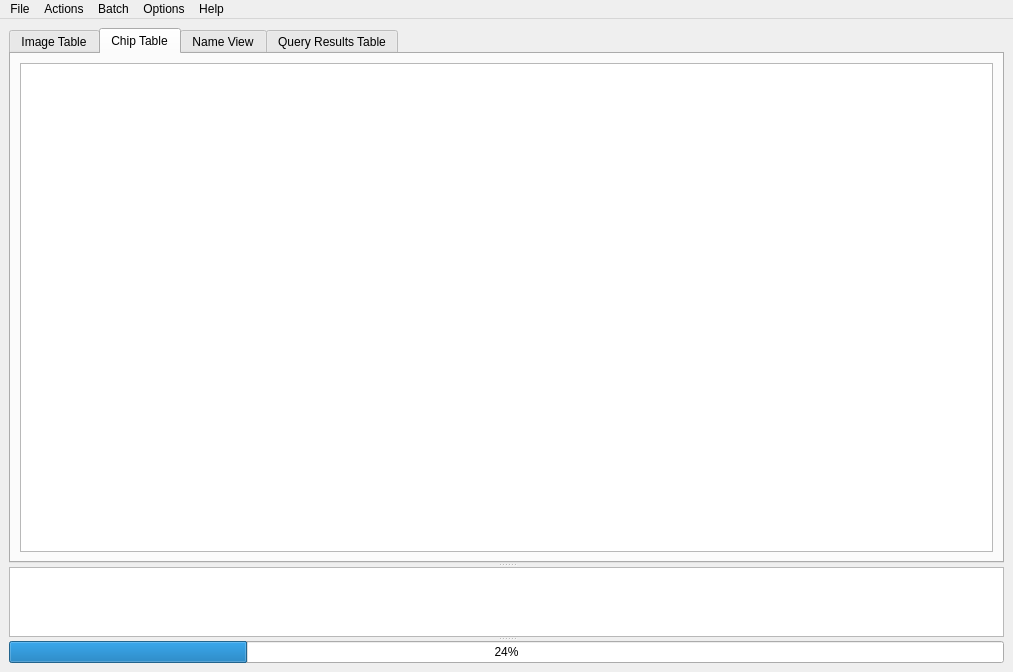
<?xml version="1.0" encoding="UTF-8"?>
<ui version="4.0">
 <class>mainSkel</class>
 <widget class="QMainWindow" name="mainSkel">
  <property name="geometry">
   <rect>
    <x>0</x>
    <y>0</y>
    <width>1013</width>
    <height>672</height>
   </rect>
  </property>
  <property name="windowTitle">
   <string>HotSpotter</string>
  </property>
  <widget class="QWidget" name="centralwidget">
   <layout class="QVBoxLayout" name="verticalLayout">
    <item>
     <widget class="QSplitter" name="splitter">
      <property name="orientation">
       <enum>Qt::Vertical</enum>
      </property>
      <widget class="QTabWidget" name="tablesTabWidget">
       <property name="sizePolicy">
        <sizepolicy hsizetype="Expanding" vsizetype="Expanding">
         <horstretch>0</horstretch>
         <verstretch>10</verstretch>
        </sizepolicy>
       </property>
       <property name="minimumSize">
        <size>
         <width>0</width>
         <height>0</height>
        </size>
       </property>
       <property name="currentIndex">
        <number>1</number>
       </property>
       <widget class="QWidget" name="image_view">
        <property name="minimumSize">
         <size>
          <width>445</width>
          <height>0</height>
         </size>
        </property>
        <attribute name="title">
         <string>Image Table</string>
        </attribute>
        <layout class="QGridLayout" name="gridLayout_3">
         <item row="0" column="0">
          <layout class="QVBoxLayout" name="verticalLayout_2">
           <item>
            <widget class="QTableWidget" name="gxs_TBL">
             <property name="sortingEnabled">
              <bool>true</bool>
             </property>
            </widget>
           </item>
          </layout>
         </item>
        </layout>
       </widget>
       <widget class="QWidget" name="chip_view">
        <attribute name="title">
         <string>Chip Table</string>
        </attribute>
        <layout class="QGridLayout" name="gridLayout_4">
         <item row="0" column="0">
          <layout class="QVBoxLayout" name="verticalLayout_3">
           <item>
            <widget class="QTableWidget" name="cxs_TBL">
             <property name="sizePolicy">
              <sizepolicy hsizetype="Expanding" vsizetype="Expanding">
               <horstretch>0</horstretch>
               <verstretch>0</verstretch>
              </sizepolicy>
             </property>
             <property name="sortingEnabled">
              <bool>true</bool>
             </property>
            </widget>
           </item>
          </layout>
         </item>
        </layout>
       </widget>
       <widget class="QWidget" name="name_view">
        <attribute name="title">
         <string>Name View</string>
        </attribute>
        <layout class="QGridLayout" name="gridLayout">
         <item row="0" column="0">
          <widget class="QTableWidget" name="nxs_TBL"/>
         </item>
        </layout>
       </widget>
       <widget class="QWidget" name="result_view">
        <attribute name="title">
         <string>Query Results Table</string>
        </attribute>
        <layout class="QVBoxLayout" name="verticalLayout_5">
         <item>
          <layout class="QVBoxLayout" name="verticalLayout_4">
           <item>
            <widget class="QTableWidget" name="res_TBL">
             <property name="selectionMode">
              <enum>QAbstractItemView::ExtendedSelection</enum>
             </property>
             <property name="textElideMode">
              <enum>Qt::ElideLeft</enum>
             </property>
             <property name="sortingEnabled">
              <bool>true</bool>
             </property>
            </widget>
           </item>
          </layout>
         </item>
        </layout>
       </widget>
      </widget>
      <widget class="QTextEdit" name="outputEdit">
       <property name="sizePolicy">
        <sizepolicy hsizetype="Expanding" vsizetype="Expanding">
         <horstretch>0</horstretch>
         <verstretch>1</verstretch>
        </sizepolicy>
       </property>
       <property name="acceptRichText">
        <bool>false</bool>
       </property>
      </widget>
      <widget class="QProgressBar" name="progressBar">
       <property name="sizePolicy">
        <sizepolicy hsizetype="Expanding" vsizetype="Fixed">
         <horstretch>0</horstretch>
         <verstretch>1</verstretch>
        </sizepolicy>
       </property>
       <property name="value">
        <number>24</number>
       </property>
      </widget>
     </widget>
    </item>
   </layout>
  </widget>
  <widget class="QMenuBar" name="menubar">
   <property name="geometry">
    <rect>
     <x>0</x>
     <y>0</y>
     <width>1013</width>
     <height>25</height>
    </rect>
   </property>
   <widget class="QMenu" name="menuFile">
    <property name="title">
     <string>File</string>
    </property>
    <addaction name="actionNew_Database"/>
    <addaction name="actionOpen_Database"/>
    <addaction name="separator"/>
    <addaction name="actionSave_Database"/>
    <addaction name="separator"/>
    <addaction name="actionImport_Img_file"/>
    <addaction name="actionImport_Img_dir"/>
    <addaction name="separator"/>
    <addaction name="actionQuit"/>
   </widget>
   <widget class="QMenu" name="menuOptions">
    <property name="title">
     <string>Options</string>
    </property>
    <addaction name="actionLayout_Figures"/>
    <addaction name="separator"/>
    <addaction name="actionPreferences"/>
   </widget>
   <widget class="QMenu" name="menuHelp">
    <property name="title">
     <string>Help</string>
    </property>
    <addaction name="actionAbout"/>
    <addaction name="actionView_Docs"/>
    <addaction name="separator"/>
    <addaction name="actionView_DBDir"/>
    <addaction name="actionView_Computed_Dir"/>
    <addaction name="actionView_Global_Dir"/>
    <addaction name="separator"/>
    <addaction name="actionWriteLogs"/>
    <addaction name="separator"/>
    <addaction name="actionDelete_Precomputed_Results"/>
    <addaction name="actionDelete_computed_directory"/>
    <addaction name="actionDelete_global_preferences"/>
    <addaction name="separator"/>
    <addaction name="actionDev_Mode_IPython"/>
    <addaction name="actionDeveloper_Reload"/>
   </widget>
   <widget class="QMenu" name="menuActions">
    <property name="title">
     <string>Actions</string>
    </property>
    <addaction name="actionAdd_Chip"/>
    <addaction name="actionNew_Chip_Property"/>
    <addaction name="separator"/>
    <addaction name="actionQuery"/>
    <addaction name="separator"/>
    <addaction name="actionReselect_ROI"/>
    <addaction name="actionReselect_Ori"/>
    <addaction name="separator"/>
    <addaction name="actionNext"/>
    <addaction name="separator"/>
    <addaction name="actionDelete_Chip"/>
   </widget>
   <widget class="QMenu" name="menuBatch">
    <property name="title">
     <string>Batch</string>
    </property>
    <addaction name="actionPrecomputeChipsFeatures"/>
    <addaction name="actionPrecompute_Queries"/>
    <addaction name="separator"/>
    <addaction name="actionScale_all_ROIS"/>
    <addaction name="separator"/>
    <addaction name="actionConvert_all_images_into_chips"/>
   </widget>
   <addaction name="menuFile"/>
   <addaction name="menuActions"/>
   <addaction name="menuBatch"/>
   <addaction name="menuOptions"/>
   <addaction name="menuHelp"/>
  </widget>
  <action name="actionOpen_Database">
   <property name="text">
    <string>Open Database</string>
   </property>
   <property name="toolTip">
    <string>Opens a different database directory. </string>
   </property>
   <property name="shortcut">
    <string>Ctrl+O</string>
   </property>
   <property name="shortcutContext">
    <enum>Qt::ApplicationShortcut</enum>
   </property>
  </action>
  <action name="actionSave_Database">
   <property name="text">
    <string>Save Database</string>
   </property>
   <property name="iconText">
    <string>Save Database</string>
   </property>
   <property name="toolTip">
    <string>Saves the added images / chip properties / and changed names to the database csv tables.</string>
   </property>
   <property name="shortcut">
    <string>Ctrl+S</string>
   </property>
   <property name="shortcutContext">
    <enum>Qt::ApplicationShortcut</enum>
   </property>
  </action>
  <action name="actionImport_Img_file">
   <property name="text">
    <string>Import Images (select file(s))</string>
   </property>
   <property name="shortcut">
    <string>Ctrl+I</string>
   </property>
   <property name="shortcutContext">
    <enum>Qt::ApplicationShortcut</enum>
   </property>
  </action>
  <action name="actionOpen_Data_Directory">
   <property name="text">
    <string>View Data Directory</string>
   </property>
  </action>
  <action name="actionOpen_Source_Directory">
   <property name="text">
    <string>View Source Directory</string>
   </property>
  </action>
  <action name="actionTogEll">
   <property name="enabled">
    <bool>true</bool>
   </property>
   <property name="text">
    <string>Toggle Ellipses</string>
   </property>
   <property name="shortcut">
    <string>E</string>
   </property>
  </action>
  <action name="actionUndockDisplay">
   <property name="text">
    <string>Undock Display</string>
   </property>
  </action>
  <action name="actionTogPlt">
   <property name="text">
    <string>Toggle PlotWidget</string>
   </property>
  </action>
  <action name="actionHelpCMD">
   <property name="text">
    <string>Command Line Help</string>
   </property>
  </action>
  <action name="actionHelpGUI">
   <property name="text">
    <string>GUI Help</string>
   </property>
  </action>
  <action name="actionAbout">
   <property name="enabled">
    <bool>false</bool>
   </property>
   <property name="text">
    <string>About</string>
   </property>
   <property name="shortcutContext">
    <enum>Qt::ApplicationShortcut</enum>
   </property>
  </action>
  <action name="actionHelpWorkflow">
   <property name="text">
    <string>Workflow Help</string>
   </property>
  </action>
  <action name="actionTogPts">
   <property name="text">
    <string>Toggle Points</string>
   </property>
   <property name="shortcut">
    <string>P</string>
   </property>
  </action>
  <action name="actionAdd_Chip">
   <property name="text">
    <string>Add Chip</string>
   </property>
   <property name="toolTip">
    <string>When adding a chip, you select an ROI in Image View. The ROI defines a new chip and it is added (but not saved) to the database.</string>
   </property>
   <property name="shortcut">
    <string>A</string>
   </property>
   <property name="shortcutContext">
    <enum>Qt::ApplicationShortcut</enum>
   </property>
  </action>
  <action name="actionReselect_ROI">
   <property name="text">
    <string>Reselect ROI</string>
   </property>
   <property name="toolTip">
    <string>Changes the ROI of a chip. Previously associated results and chip data are removed and recomputed. </string>
   </property>
   <property name="shortcut">
    <string>R</string>
   </property>
   <property name="shortcutContext">
    <enum>Qt::ApplicationShortcut</enum>
   </property>
  </action>
  <action name="actionNext">
   <property name="text">
    <string>Select Next</string>
   </property>
   <property name="toolTip">
    <string>Selects the next image or chip in the database. </string>
   </property>
   <property name="shortcut">
    <string>N</string>
   </property>
   <property name="shortcutContext">
    <enum>Qt::ApplicationShortcut</enum>
   </property>
  </action>
  <action name="actionDelete_Chip">
   <property name="text">
    <string>Delete Chip</string>
   </property>
   <property name="toolTip">
    <string>Removes a chip from the database. </string>
   </property>
   <property name="shortcut">
    <string>Ctrl+Del</string>
   </property>
   <property name="shortcutContext">
    <enum>Qt::ApplicationShortcut</enum>
   </property>
  </action>
  <action name="actionQuery">
   <property name="enabled">
    <bool>true</bool>
   </property>
   <property name="text">
    <string>Query</string>
   </property>
   <property name="toolTip">
    <string>Issues the currently selected chip as a query. The result table is then populated.</string>
   </property>
   <property name="shortcut">
    <string>Q</string>
   </property>
   <property name="shortcutContext">
    <enum>Qt::ApplicationShortcut</enum>
   </property>
  </action>
  <action name="actionPrev">
   <property name="text">
    <string>Prev</string>
   </property>
  </action>
  <action name="actionWriteLogs">
   <property name="enabled">
    <bool>false</bool>
   </property>
   <property name="text">
    <string>Write Logs</string>
   </property>
   <property name="shortcutContext">
    <enum>Qt::ApplicationShortcut</enum>
   </property>
  </action>
  <action name="actionOpen_Internal_Directory">
   <property name="text">
    <string>View Internal Directory</string>
   </property>
  </action>
  <action name="actionPreferences">
   <property name="text">
    <string>Edit Preferences</string>
   </property>
   <property name="toolTip">
    <string>Changes algorithm parameters and program behavior.</string>
   </property>
   <property name="shortcut">
    <string>Ctrl+P</string>
   </property>
   <property name="shortcutContext">
    <enum>Qt::ApplicationShortcut</enum>
   </property>
  </action>
  <action name="actionQuit">
   <property name="text">
    <string>Quit</string>
   </property>
   <property name="toolTip">
    <string>Exits the program</string>
   </property>
   <property name="shortcutContext">
    <enum>Qt::ApplicationShortcut</enum>
   </property>
  </action>
  <action name="actionConvertImage2Chip">
   <property name="enabled">
    <bool>true</bool>
   </property>
   <property name="text">
    <string>Convert All Images to Chips</string>
   </property>
  </action>
  <action name="actionBatch_Change_Name">
   <property name="text">
    <string>Batch Change Name</string>
   </property>
  </action>
  <action name="actionReselect_Ori">
   <property name="text">
    <string>Reselect Orientation</string>
   </property>
   <property name="toolTip">
    <string>Changes the orientation of a chip. Previously associated results and chip data are removed and recomputed. </string>
   </property>
   <property name="shortcut">
    <string>O</string>
   </property>
   <property name="shortcutContext">
    <enum>Qt::ApplicationShortcut</enum>
   </property>
  </action>
  <action name="actionAdd_Metadata_Property">
   <property name="text">
    <string>Add Chip Property</string>
   </property>
  </action>
  <action name="actionAutoassign">
   <property name="text">
    <string>Assign Matches Above Threshold</string>
   </property>
  </action>
  <action name="actionRankErrorExpt">
   <property name="text">
    <string>Rank Error Experiment</string>
   </property>
  </action>
  <action name="actionName_Consistency_Experiment">
   <property name="text">
    <string>Name Consistency</string>
   </property>
  </action>
  <action name="actionIncrease_ROI_Size">
   <property name="text">
    <string>Increase all ROI Sizes</string>
   </property>
  </action>
  <action name="actionView_Docs">
   <property name="enabled">
    <bool>false</bool>
   </property>
   <property name="text">
    <string>View Documentation</string>
   </property>
   <property name="shortcutContext">
    <enum>Qt::ApplicationShortcut</enum>
   </property>
  </action>
  <action name="actionAutoassign_2">
   <property name="text">
    <string>Auto-Assign Matches</string>
   </property>
  </action>
  <action name="actionNew_Database">
   <property name="text">
    <string>New Database</string>
   </property>
   <property name="toolTip">
    <string>Create a new folder to use as a database. </string>
   </property>
   <property name="shortcut">
    <string>Ctrl+N</string>
   </property>
   <property name="shortcutContext">
    <enum>Qt::ApplicationShortcut</enum>
   </property>
  </action>
  <action name="actionImport_Img_dir">
   <property name="text">
    <string>Import Images (select directory)</string>
   </property>
   <property name="shortcutContext">
    <enum>Qt::ApplicationShortcut</enum>
   </property>
  </action>
  <action name="actionPrecompute_Queries">
   <property name="text">
    <string>Precompute Queries</string>
   </property>
   <property name="toolTip">
    <string>This might take anywhere from a coffee break to an overnight  procedure depending on how many ROIs you've made. It queries each chip and saves the result which allows multiple queries to be rapidly inspected later. </string>
   </property>
   <property name="shortcutContext">
    <enum>Qt::ApplicationShortcut</enum>
   </property>
  </action>
  <action name="actionPrecomputeChipsFeatures">
   <property name="text">
    <string>Precompute Chips/Features</string>
   </property>
   <property name="toolTip">
    <string>Extracts all chips from images, and computes features. This loads the data into memory and reduces waiting time between selecting chips and images.</string>
   </property>
   <property name="shortcut">
    <string>Ctrl+Return</string>
   </property>
   <property name="shortcutContext">
    <enum>Qt::ApplicationShortcut</enum>
   </property>
  </action>
  <action name="actionView_DBDir">
   <property name="text">
    <string>View Database Dir</string>
   </property>
   <property name="toolTip">
    <string>Opens the database folder in your operating system's native file browser (explorer/finder/nautilus)</string>
   </property>
   <property name="shortcutContext">
    <enum>Qt::ApplicationShortcut</enum>
   </property>
  </action>
  <action name="actionScale_all_ROIS">
   <property name="enabled">
    <bool>false</bool>
   </property>
   <property name="text">
    <string>Scale all ROIs</string>
   </property>
   <property name="toolTip">
    <string>Changes the size of every ROI in the database. </string>
   </property>
   <property name="shortcutContext">
    <enum>Qt::ApplicationShortcut</enum>
   </property>
  </action>
  <action name="actionConvert_all_images_into_chips">
   <property name="enabled">
    <bool>false</bool>
   </property>
   <property name="text">
    <string>Convert all images into chips</string>
   </property>
   <property name="toolTip">
    <string>Every image without a chip has an ROI added to it spanning the entire image.</string>
   </property>
   <property name="shortcutContext">
    <enum>Qt::ApplicationShortcut</enum>
   </property>
  </action>
  <action name="actionNew_Chip_Property">
   <property name="text">
    <string>New Chip Property</string>
   </property>
   <property name="toolTip">
    <string>Creates a new column in the chip table for user properties.</string>
   </property>
   <property name="shortcutContext">
    <enum>Qt::ApplicationShortcut</enum>
   </property>
  </action>
  <action name="actionDelete_computed_directory">
   <property name="text">
    <string>Delete Computed Directory</string>
   </property>
   <property name="toolTip">
    <string>Deletes all precomputations (not your ROIs or properties though) and lets all data be recomputed and reloaded. This puts your database in a cleaner state. </string>
   </property>
   <property name="shortcutContext">
    <enum>Qt::ApplicationShortcut</enum>
   </property>
  </action>
  <action name="actionDelete_global_preferences">
   <property name="text">
    <string>Delete Global Preferences</string>
   </property>
   <property name="toolTip">
    <string>This deletes global preferences like the previously opened database, your work directory, and defaults algorithm preferences. Use if HotSpotter crashes on loading a database. </string>
   </property>
   <property name="shortcutContext">
    <enum>Qt::ApplicationShortcut</enum>
   </property>
  </action>
  <action name="actionView_Computed_Dir">
   <property name="text">
    <string>View Computed Dir</string>
   </property>
   <property name="toolTip">
    <string>Opens the directory where all precomputed chips, query results, and features are stored. </string>
   </property>
   <property name="shortcutContext">
    <enum>Qt::ApplicationShortcut</enum>
   </property>
  </action>
  <action name="actionView_Global_Dir">
   <property name="text">
    <string>View Global Dir</string>
   </property>
   <property name="toolTip">
    <string>This is youre ~/.hotspotter folder, which stores non-database-specific preferences.</string>
   </property>
   <property name="shortcutContext">
    <enum>Qt::ApplicationShortcut</enum>
   </property>
  </action>
  <action name="actionLayout_Figures">
   <property name="text">
    <string>Layout Figures</string>
   </property>
   <property name="toolTip">
    <string>Organizes windows in a grid</string>
   </property>
   <property name="shortcut">
    <string>Ctrl+L</string>
   </property>
   <property name="shortcutContext">
    <enum>Qt::ApplicationShortcut</enum>
   </property>
  </action>
  <action name="actionDev_Mode_IPython">
   <property name="text">
    <string>Developer Mode (IPython)</string>
   </property>
   <property name="toolTip">
    <string>This allows IPython interaction in the terminal and disables GUI interaction until the &quot;exit&quot; command is entered in IPython. </string>
   </property>
   <property name="shortcut">
    <string>Ctrl+Alt+Shift+D</string>
   </property>
   <property name="shortcutContext">
    <enum>Qt::ApplicationShortcut</enum>
   </property>
  </action>
  <action name="actionDelete_Precomputed_Results">
   <property name="text">
    <string>Delete Cached Query Results</string>
   </property>
   <property name="toolTip">
    <string>Removes all precomputed results. Use if you expect that your results may be corrupted.</string>
   </property>
  </action>
  <action name="actionDeveloper_Reload">
   <property name="text">
    <string>Developer Reload</string>
   </property>
   <property name="shortcut">
    <string>Ctrl+Shift+R</string>
   </property>
  </action>
 </widget>
 <resources/>
 <connections/>
</ui>
